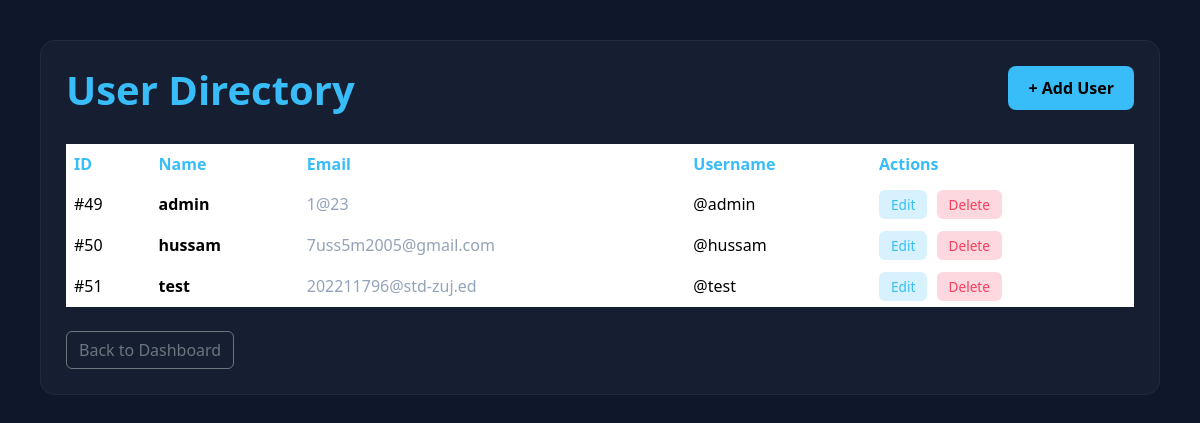
Screenshot of /user.php with the database file from the repository.
### tables this page shows
CREATE TABLE `user` (
  `snum` int(11) NOT NULL,
  `sname` varchar(20) NOT NULL,
  `simg` varchar(20) NOT NULL,
  `Email` varchar(20) NOT NULL,
  `spass` varchar(255) DEFAULT NULL,
  `uname` varchar(20) NOT NULL,
  `role` varchar(20) DEFAULT 'user'
);

### user.php (the view, shortened to what this page needs)
<!DOCTYPE html>
<html lang="en">
<head>
    <link href="https://cdn.jsdelivr.net/npm/bootstrap@5.3.2/dist/css/bootstrap.min.css" rel="stylesheet">
</head>
<body>
    <div class="container table-container">
        <a href="adduser.php?id=0" class="btn-add">+ Add User</a>
        <h1>User Directory</h1>
        <table class="table">
            <thead>
                <tr>
                    <th>ID</th>
                    <th>Name</th>
                    <th>Email</th>
                    <th>Username</th>
                    <th>Actions</th>
                </tr>
            </thead>
            <tbody>
                <?php
                include("library.php");
                $sql="SELECT * FROM `user`";
                $result= mysqli_query($conn,$sql);
                while( $row=mysqli_fetch_assoc($result)) {
                    echo "<tr>
                        <td>#{$row['snum']}</td>
                        <td><strong>{$row['sname']}</strong></td>
                        <td style='color:#94a3b8'>{$row['Email']}</td>
                        <td>@{$row['uname']}</td>
                        <td>
                            <a href='editu.php?id={$row["snum"]}' class='action-link edit-link'>Edit</a>
                            <a href='Deleteu.php?id={$row["snum"]}' class='action-link delete-link'>Delete</a>
                        </td>
                    </tr>";
                }
                ?>
            </tbody>
        </table>
        <form action="admin_page.php" class="mt-4">
            <button type="submit" class="btn btn-outline-secondary">Back to Dashboard</button>
        </form>
    </div>
</body>
</html>

### user.php (style rules this page uses)
body { background-color: #0f172a; color: white; padding: 40px; }
.table-container { background: rgba(30, 41, 59, 0.5); border-radius: 15px; padding: 25px; border: 1px solid rgba(255,255,255,0.05); }
h1 { color: #38bdf8; font-weight: bold; margin-bottom: 30px; }
.table { color: white !important; }
.table thead { background: rgba(56, 189, 248, 0.1); }
.table th { color: #38bdf8; border: none; }
.table td { vertical-align: middle; border-color: rgba(255,255,255,0.05); }
.btn-add { background: #38bdf8; color: black; font-weight: bold; border-radius: 8px; padding: 10px 20px; text-decoration: none; float: right; }
.action-link { padding: 5px 12px; border-radius: 6px; text-decoration: none; font-size: 0.85rem; }
.edit-link { background: rgba(56, 189, 248, 0.2); color: #38bdf8; }
.delete-link { background: rgba(244, 63, 94, 0.2); color: #f43f5e; margin-left: 5px; }

### rows the page displays
user: snum "49", sname "admin", Email "1@23", uname "admin"
user: snum "50", sname "hussam", Email "7uss5m2005@gmail.com", uname "hussam"
user: snum "51", sname "test", Email "202211796@std-zuj.ed", uname "test"
